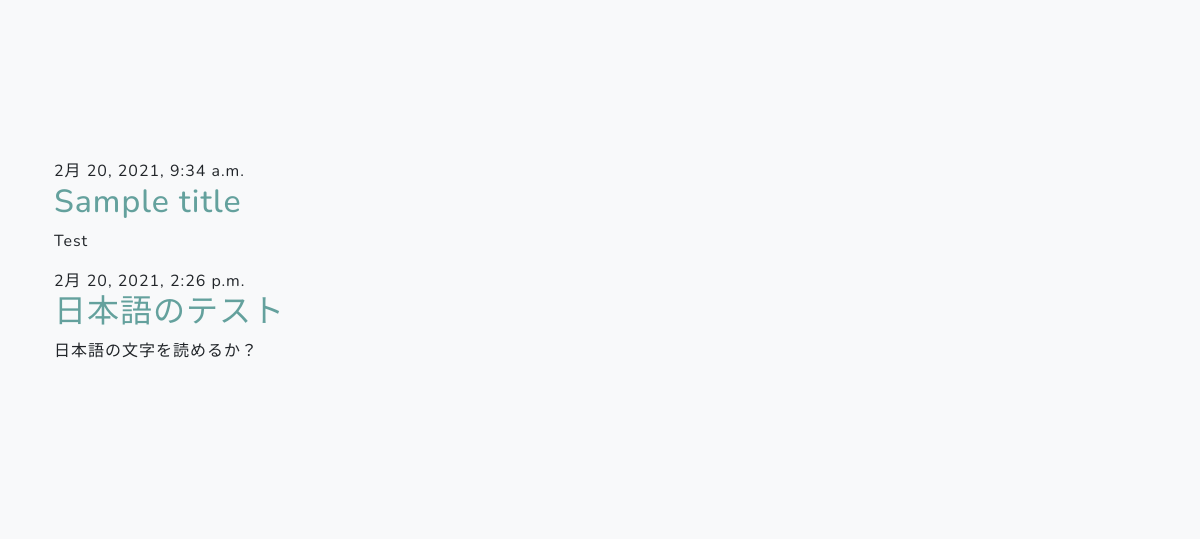
The app's page / (lower part), older data.
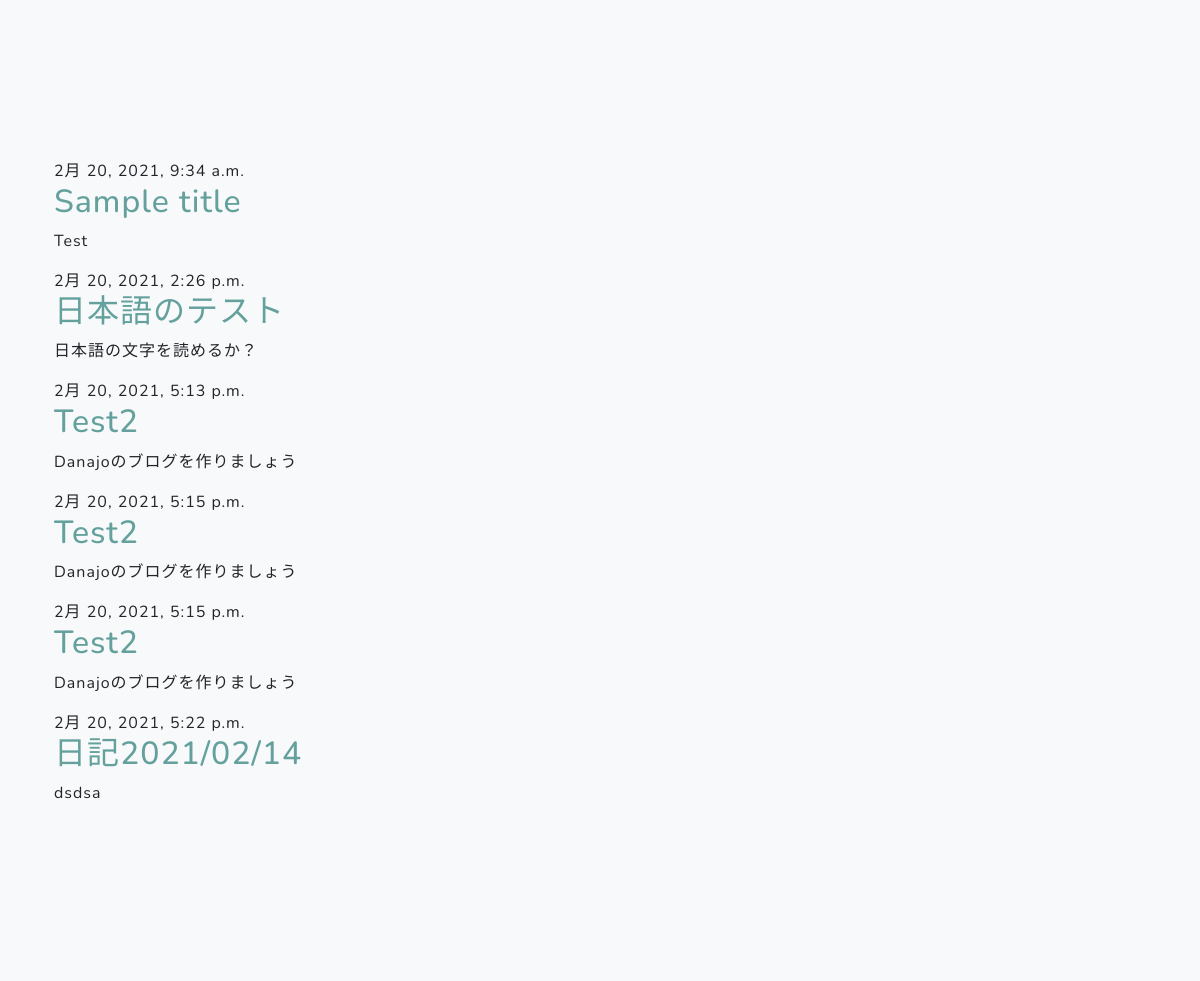
The same page, newer data.
### blog/models.py (models this page shows, shortened)
class Post(models.Model):
    author = models.ForeignKey(
        settings.AUTH_USER_MODEL, on_delete=models.CASCADE)
    title = models.CharField(max_length=200)
    image = models.ImageField(
        upload_to='images', verbose_name="image", null=True, blank=True)
    text = models.TextField()
    created_date = models.DateTimeField(default=timezone.now)
    published_date = models.DateTimeField(blank=True, null=True)

### blog/views.py (the view)
# urls.py: path('', views.post_list, name='post_list'),
def post_list(request):
    posts = Post.objects.filter(
        published_date__lte=timezone.now()).order_by('published_date')
    return render(request, 'blog/post_list.html', {'posts': posts})

### blog/templates/blog/post_list.html (shortened to what this page needs)
{% extends 'blog/base.html' %}
{% block content %}
    {% for post in posts %}
        <div class="post">
            <div class="date">
                {{ post.published_date }}
            </div>
            <h2><a href="">{{ post.title }}</a></h2>
            <p>{{ post.text|linebreaksbr }}</p>
        </div>
    {% endfor %}
{% endblock %}

### blog/templates/blog/base.html (shortened to what this page needs)
{% load static %}
<html>
    <head>
        <link rel="stylesheet" href="{% static 'css/blog.css' %}">
    </head>
    <body id=page-top>
        <section class="projects-section bg-light" id="projects">
            <div class="container">
            <div class="col-md-8">
                {% block content %}
                {% endblock %}
            </div>
            </div>
        </section>
    </body>
</html>

Row changes from the older to the newer data that the page shows:
added Post: published_date "2月 20, 2021, 5:13 p.m.", title "Test2", text "Danajoのブログを作りましょう"
added Post: published_date "2月 20, 2021, 5:15 p.m.", title "Test2", text "Danajoのブログを作りましょう"
added Post: published_date "2月 20, 2021, 5:15 p.m.", title "Test2", text "Danajoのブログを作りましょう"
added Post: published_date "2月 20, 2021, 5:22 p.m.", title "日記2021/02/14", text "dsdsa"
